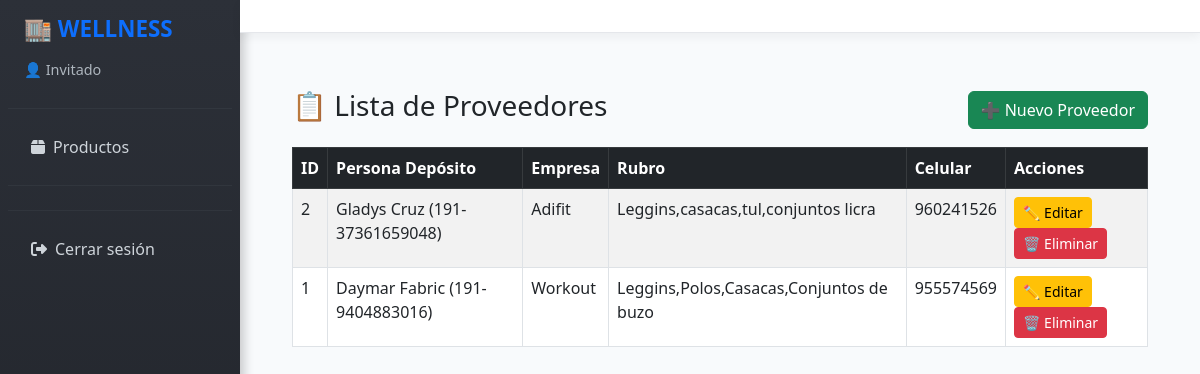
The page /inventory/proveedores/ on the database its author committed.
### inventory/models.py (models this page shows, shortened)
class Proveedor(models.Model):
    persona_deposito = models.CharField(max_length=100, help_text="Persona a nombre de quien se hace el depósito")
    nombre_empresa = models.CharField(max_length=150, help_text="Nombre del proveedor o empresa")
    rubro = models.CharField(max_length=150, help_text="Qué es lo que vende el proveedor")
    celular = models.CharField(max_length=15, help_text="Número de contacto del proveedor")
    fecha_registro = models.DateTimeField(auto_now_add=True)

### inventory/views.py (the view)
# urls.py: path('proveedores/', views.listar_proveedores, name='listar_proveedores'),
def listar_proveedores(request):
    proveedores = Proveedor.objects.all().order_by('-fecha_registro')
    return render(request, 'proveedores/listar.html', {'proveedores': proveedores})

### inventory/templates/proveedores/listar.html (shortened to what this page needs)
{% extends "base.html" %}
{% block content %}
<div class="container mt-4">
  <div class="d-flex justify-content-between align-items-center mb-3">
    <h3>📋 Lista de Proveedores</h3>
    <a href="{% url 'crear_proveedor' %}" class="btn btn-success">➕ Nuevo Proveedor</a>
  </div>
  <table class="table table-bordered table-striped">
    <thead class="table-dark">
      <tr>
        <th>ID</th>
        <th>Persona Depósito</th>
        <th>Empresa</th>
        <th>Rubro</th>
        <th>Celular</th>
        <th>Acciones</th>
      </tr>
    </thead>
    <tbody>
      {% for proveedor in proveedores %}
      <tr>
        <td>{{ proveedor.id }}</td>
        <td>{{ proveedor.persona_deposito }}</td>
        <td>{{ proveedor.nombre_empresa }}</td>
        <td>{{ proveedor.rubro }}</td>
        <td>{{ proveedor.celular }}</td>
        <td>
          <a href="{% url 'editar_proveedor' proveedor.id %}" class="btn btn-warning btn-sm">✏️ Editar</a>
          <a href="{% url 'eliminar_proveedor' proveedor.id %}" class="btn btn-danger btn-sm"
             onclick="return confirm('¿Seguro que deseas eliminar este proveedor?');">🗑️ Eliminar</a>
        </td>
      </tr>
      {% empty %}
      <tr>
        <td colspan="6" class="text-center">No hay proveedores registrados</td>
      </tr>
      {% endfor %}
    </tbody>
  </table>
</div>
{% endblock %}

### inventory/templates/base.html (style rules this page uses)
body { min-height: 100vh; display: flex; flex-direction: row; margin: 0; font-family: 'Segoe UI', Tahoma, Geneva, Verdana, sans-serif; background-color: #f8fafc; overflow-x: hidden; }

### rows shown on the page
Proveedor: id "2", persona_deposito "Gladys Cruz (191-37361659048)", nombre_empresa "Adifit", rubro "Leggins,casacas,tul,conjuntos licra", celular "960241526"
Proveedor: id "1", persona_deposito "Daymar Fabric (191-9404883016)", nombre_empresa "Workout", rubro "Leggins,Polos,Casacas,Conjuntos de buzo", celular "955574569"
